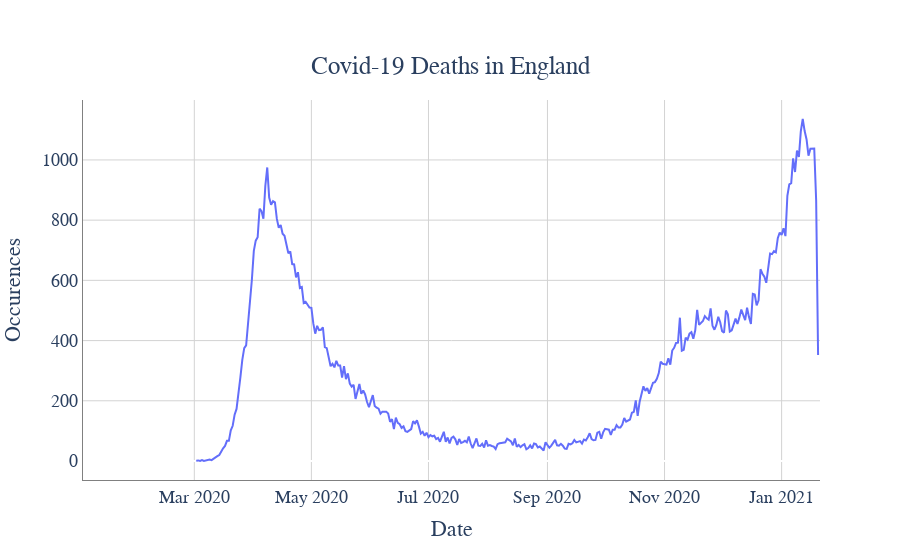

Notebook source saved alongside this figure:
### Code cell
trace1=go.Scatter(
x=en['date'],
y=en['newDeathsByDeathDate'],
mode='lines',
name='New deaths by death date')
data=[ trace1]
layout=go.Layout(title={'text': 'Covid-19 Deaths in England','y':0.9,'x':0.5,'xanchor': 'center',
        'yanchor': 'top'},
                 xaxis_title='Date',
                yaxis_title='Occurences',
                font=dict(
        family="Helvetica",
        size=18,
        #color="blue"
                ),
        plot_bgcolor='rgb(255,255,255)',
                 )
fig=go.Figure(data=data, layout=layout)
fig.update_xaxes(showline=True, linewidth=1, linecolor='grey', gridcolor='lightgrey')
fig.update_yaxes(showline=True, linewidth=1, linecolor='grey', gridcolor='lightgrey')
iplot(fig)

### Figure 1 — Plotly figure (JSON) as saved in the notebook; plotly's stock layout.template omitted (floating-point values rounded to 4 significant figures; data arrays with more than 128 entries replaced by an {"elided": "..."} marker saying what was removed)
{"data": [{"mode": "lines", "name": "New deaths by death date", "type": "scatter", "x": {"elided": "385 str values"}, "y": {"elided": "385 int values"}}], "layout": {"autosize": true, "font": {"family": "Helvetica", "size": 18}, "plot_bgcolor": "rgb(255,255,255)", "title": {"text": "Covid-19 Deaths in England", "x": 0.5, "xanchor": "center", "y": 0.9, "yanchor": "top"}, "xaxis": {"autorange": true, "gridcolor": "lightgrey", "linecolor": "grey", "linewidth": 1, "range": ["2020-01-03", "2021-01-21"], "showline": true, "title": {"text": "Date"}, "type": "date"}, "yaxis": {"autorange": true, "gridcolor": "lightgrey", "linecolor": "grey", "linewidth": 1, "range": [-63.11, 1199.0], "showline": true, "title": {"text": "Occurences"}, "type": "linear"}}}
